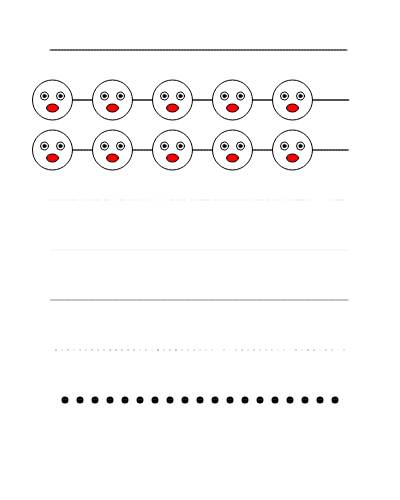
Frame 1 (no input)
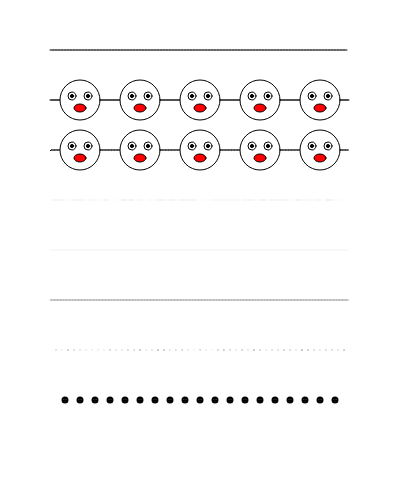
Frame 60 (no input)
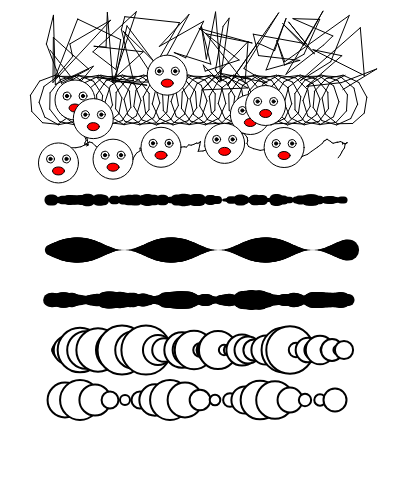
Frame 120 (the mouse pressed at the canvas centre since frame 60)

The p5.js sketch that drew these frames (run headless with seeded random() and noise() and a simulated clock; from frame 60 on, the mouse is pressed at the canvas centre):

// p5.js sketch
// ── sketch.js
function setup() {
  // put setup code here
  createCanvas(400,500);
  //line_rand_0011(50,150,350,150,5,100);

}

function draw() {
	fill(255);
	rect(-1,-1,width+2,height+2);
  
  	// 线条轨迹变化
  	drawLine_TraceVary();

	// 线宽变化
	drawLine_WidthVary();

	// 沿线条贴图组
	drawLine_Sprie();
	
	// 沿线条运动的小球
	drawLine_MoveSprite();

}


function drawLine_TraceVary()
{
	var randNess = constrain(0.001*mouseX*mouseY,0,40);
	line_rand_0011(
		50,50,350,50,randNess,100);
	line_roll_0011(
		50,100,350,100,0.1*mouseY,mouseX,300);
	line_noise_0011(
		50,150,350,150,0.1*mouseY,0.1*mouseX,200);
}

function drawLine_WidthVary()
{
	line_randWid_0011(
		50,200,350,200,0.1,0.05*mouseY,100);
	line_SinWid_0011(
		50,250,350,250,0.1,0.1*mouseY,0.1*mouseX,0.03*mouseX,200);
	line_noiseWid_0011(
		50,300,350,300,1,0.1*mouseY,0.1*mouseX,0.05*mouseX,200);
}

function drawLine_Sprie()
{
	var SpriteFcn = drawStdCircle;
	if(mouseX<width/2)
	{
		SpriteFcn = drawStdFace;
	}

	line_randWidSprite_0011(
		50,350,350,350,
		0.001,0.002*mouseY,50,SpriteFcn);
	line_SinWidSprite_0011(
		50,400,350,400,
		0.1,0.8*mouseY/height,0.1*mouseX,0.03*mouseX,20,SpriteFcn);
}

function drawLine_MoveSprite()
{
	for(var T0=0;T0<1;T0+=0.2)
	{
		line_rollMoveSprite_0011(
			50,100,350,100,
			0.1*mouseY,mouseX,300,
			drawStdFace,0.4,0.5,T0);
	
		line_noiseMoveSprite_0011(
			50,150,350,150,
			0.1*mouseY,0.1*mouseX,200,
			drawStdFace,0.4,0.5,T0);
	}
}


// ── SpriteLib_0011.js
var StdSize = 100;




function drawStdCircle()
{
	ellipse(0,0,StdSize,StdSize);
}

function drawStdFace()
{
	// face
	ellipse(0,0,StdSize,StdSize);

	var ESize = -0.2*StdSize;
	// LEye
	fill(255);
	ellipse(-0.2*StdSize,-0.1*StdSize,ESize,ESize);
	fill(0);
	ellipse(-0.2*StdSize,-0.1*StdSize,0.4*ESize,0.4*ESize);

	// REye
	fill(255);
	ellipse(0.2*StdSize,-0.1*StdSize,ESize,ESize);
	fill(0);
	ellipse(0.2*StdSize,-0.1*StdSize,0.4*ESize,0.4*ESize);

	// Mouth
	var MWd = 0.3*StdSize;
	var MHt = 0.2*StdSize;
	fill(255,0,0);
	ellipse(0,MHt,MWd,MHt);
}

// ── lineLib_0011.js

// ---------------- 轨迹变化 ----------------//
function line_rand_0011(x0,y0,x1,y1,randness,res)
{
	var xp = x0;
	var yp = y0;

	for(var i=1;i<res;i++)
	{
		var t = i/res;
		var xt = lerp(x0,x1,t);
		var yt = lerp(y0,y1,t);

		var biasX = random(-randness,randness);
		var biasY = random(-randness,randness);

		var x = xt + biasX;
		var y = yt + biasY;

		line(xp,yp,x,y);

		xp = x;
		yp = y;
	}
}

function line_roll_0011(x0,y0,x1,y1,radius,Freq,res)
{
	var theta = 0;
	var xp = x0 + radius * cos(theta);
	var yp = y0 + radius * sin(theta);

	
	for(var i=1;i<res;i++)
	{
		var t = i/res;
		var xt = lerp(x0,x1,t);
		var yt = lerp(y0,y1,t);

		theta = t*Freq;
		var x = xt + radius * cos(theta);
		var y = yt + radius * sin(theta);

		line(xp,yp,x,y);

		xp = x;
		yp = y;
	}
}

function line_noise_0011(x0,y0,x1,y1,Amp,Freq,res)
{
	var xp = x0 + map(noise(0*Freq),0,1,-1,1);
	var yp = y0 + map(noise(0*Freq+10000),0,1,-1,1);

	for(var i=1;i<res;i++)
	{
		var t = i/res;
		var xt = lerp(x0,x1,t);
		var yt = lerp(y0,y1,t);

		theta = t*Freq;
		var x = xt + Amp * map(noise(t*Freq),0,1,-1,1);
		var y = yt + Amp * map(noise(t*Freq+10000),0,1,-1,1);

		line(xp,yp,x,y);
		xp = x;
		yp = y;
	}
}


// ---------------- 宽度变化 ----------------//
function line_randWid_0011(x0,y0,x1,y1,widMin,widMax,res)
{
	var xp = x0;
	var yp = y0;

	push();
	for(var i=1;i<res;i++)
	{
		var t = i/res;
		var xt = lerp(x0,x1,t);
		var yt = lerp(y0,y1,t);

		var x = xt;
		var y = yt;

		strokeWeight(random(widMin,widMax))
		line(xp,yp,x,y);

		xp = x;
		yp = y;
	}
	pop();
}


function line_SinWid_0011(x0,y0,x1,y1,MinWid,MaxWid,Freq,Phase,res)
{
	var theta = 0;
	var xp = x0;
	var yp = y0;

	push();
	for(var i=1;i<res;i++)
	{
		var t = i/res;
		var xt = lerp(x0,x1,t);
		var yt = lerp(y0,y1,t);

		var x = xt;
		var y = yt;

		var S = sin(t*Freq+Phase);
		var wd = map(S,-1,1,MinWid,MaxWid);

		strokeWeight(wd);
		line(xp,yp,x,y);

		xp = x;
		yp = y;
	}
	pop();
}

function line_noiseWid_0011(x0,y0,x1,y1,MinWd,MaxWd,Freq,Bias,res)
{
	var xp = x0;
	var yp = y0;

	push();
	for(var i=1;i<res;i++)
	{
		var t = i/res;
		var xt = lerp(x0,x1,t);
		var yt = lerp(y0,y1,t);

		var x = xt;
		var y = yt;

		N = noise(t*Freq+Bias);
		wd = map(N,0,1,MinWd,MaxWd);
		//print(wd);
		strokeWeight(wd);
		line(xp,yp,x,y);
		xp = x;
		yp = y;
	}
	pop();
}

// --------------- 赋予特定形态 ----------------//
function line_randWidSprite_0011(
	x0,y0,x1,y1,widMin,widMax,res,SpriteFcn)
{
	var xp = x0;
	var yp = y0;

	
	for(var i=1;i<res;i++)
	{
		var t = i/res;
		var xt = lerp(x0,x1,t);
		var yt = lerp(y0,y1,t);

		var x = xt;
		var y = yt;

		var wd = random(widMin,widMax);
		push();
		strokeWeight(2/wd);
		translate(x,y);
		scale(wd,wd);
		SpriteFcn();
		pop();

		xp = x;
		yp = y;
	}
	
}

function line_SinWidSprite_0011(
	x0,y0,x1,y1,MinWid,MaxWid,Freq,Phase,res,SpriteFcn)
{
	var theta = 0;
	var xp = x0;
	var yp = y0;

	for(var i=1;i<res;i++)
	{
		var t = i/res;
		var xt = lerp(x0,x1,t);
		var yt = lerp(y0,y1,t);

		var x = xt;
		var y = yt;

		var S = sin(t*Freq+Phase);
		var wd = map(S,-1,1,MinWid,MaxWid);

		push();
		strokeWeight(2/wd);
		translate(x,y);
		scale(wd,wd);
		SpriteFcn();
		pop();

		xp = x;
		yp = y;
	}
}

// 移动贴图
// ---------------- 轨迹变化 ----------------//
function line_randMoveSprite_0011(
	x0,y0,x1,y1,
	randness,res,
	SpriteFcn,Scale,Spd,T0)
{
	// 画出贴图
	var TNow = Spd * millis()/1000 + T0; // 时间
	var t = TNow - floor(TNow); // 取整数部分
	var xt = lerp(x0,x1,t);
	var yt = lerp(y0,y1,t);
	
	push();
	translate(xt,yt);
	scale(Scale,Scale);
	strokeWeight(1/Scale);
	SpriteFcn();
	pop();
}

function line_rollMoveSprite_0011(
	x0,y0,x1,y1,
	radius,Freq,res,
	SpriteFcn,Scale,Spd,T0)
{
	var TNow = Spd * millis()/1000 + T0; // 时间
	var t = TNow - floor(TNow); // 取整数部分
	var xt = lerp(x0,x1,t);
	var yt = lerp(y0,y1,t);
	var theta = t*Freq;
	var x = xt + radius * cos(theta);
	var y = yt + radius * sin(theta);
	
	push();
	translate(x,y);
	scale(Scale,Scale);
	strokeWeight(1/Scale);
	SpriteFcn();
	pop();
}


function line_noiseMoveSprite_0011(
	x0,y0,x1,y1,
	Amp,Freq,res,
	SpriteFcn,Scale,Spd,T0)
{
	var TNow = Spd * millis()/1000 + T0; // 时间
	var t = TNow - floor(TNow); // 取整数部分

	var xt = lerp(x0,x1,t);
	var yt = lerp(y0,y1,t);

	var theta = t*Freq;
	var x = xt + Amp * map(noise(t*Freq),0,1,-1,1);
	var y = yt + Amp * map(noise(t*Freq+10000),0,1,-1,1);

	push();
	translate(x,y);
	scale(Scale,Scale);
	strokeWeight(1/Scale);
	SpriteFcn();
	pop();
}
